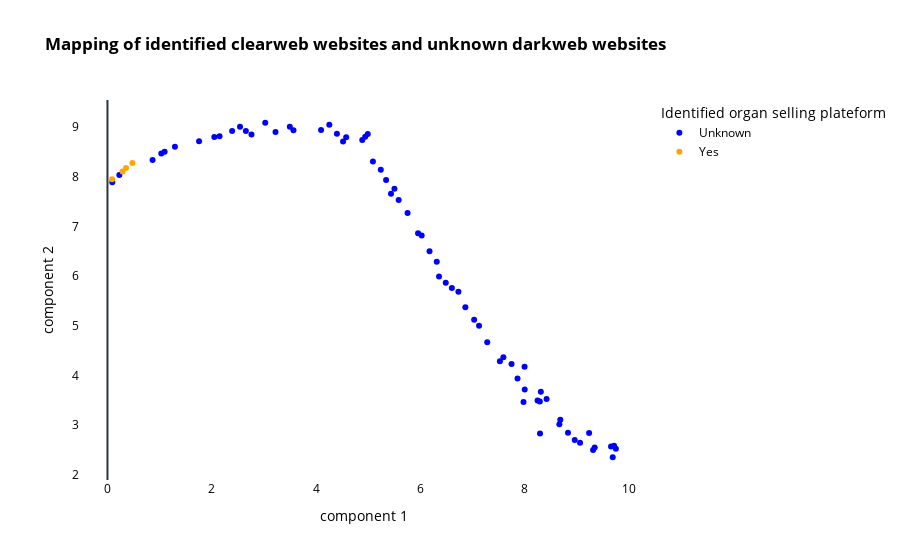

Write notebook code for a chart like this one.
### Code cell
# Create a new column for marker symbol based on the chosen IDs
results['Identified organ selling plateform'] = results['id'].apply(lambda x: 'Yes' if x in chosen_ids else 'Unknown')
fig2 = px.scatter(results, x='x', y='y', color="Identified organ selling plateform", 
                 color_discrete_map={'Yes': 'orange', 'Unknown': 'blue'}, 
                 title='<b>Mapping of identified clearweb websites and unknown darkweb websites</b>',
                 hover_data=['id', 'Topic'])
# Customize the layout
fig2.update_layout(
    plot_bgcolor='white',
    paper_bgcolor='white',
    font=dict(color='black'),  # Set text color to black
    xaxis=dict(title_text='component 1', color='black', showgrid=False),  # Set X axis label and color
    yaxis=dict(title_text='component 2', color='black',showgrid=False),  # Set Y axis label and color
)

fig2.show()
fig2.write_html('../results/graphs/with_body/scatterplot_identified5.html')

### Figure 1 — Plotly figure (JSON) as saved in the notebook; plotly's stock layout.template omitted (floating-point values rounded to 4 significant figures; data arrays with more than 128 entries replaced by an {"elided": "..."} marker saying what was removed)
{"data": [{"customdata": {"elided": "68x2 str values"}, "hovertemplate": "Identified organ selling plateform=Unknown<br>x=%{x}<br>y=%{y}<br>id=%{customdata[0]}<br>Topic=%{customdata[1]}<extra></extra>", "legendgroup": "Unknown", "marker": {"color": "blue", "symbol": "circle"}, "mode": "markers", "name": "Unknown", "orientation": "v", "showlegend": true, "x": [5.957, 4.401, 6.488, 6.605, 7.864, 7.126, 4.943, 4.096, 9.237, 4.578, 5.242, 9.344, 2.654, 8.311, 2.39, 2.05, 5.091, 6.359, 2.149, 0.09274, 8.832, 3.567, 9.75, 4.887, 3.025, 7.526, 6.864, 7.593, 9.313, 5.343, 1.293, 5.585, 8.684, 9.69, 6.177, 6.026, 0.2278, 5.438, 1.097, 9.715, 7.283, 2.542, 6.315, 8.291, 8.002, 9.063, 8.249, 3.498, 7.979, 1.757, 7.032, 2.762, 1.033, 7.75, 0.8655, 3.223, 4.992, 8.421, 5.755, 8.295, 9.657, 8.666, 7.999, 5.504, 8.961, 4.255, 4.518, 6.73], "xaxis": "x", "y": [6.863, 8.868, 5.871, 5.761, 3.943, 5.004, 8.809, 8.942, 2.845, 8.796, 8.142, 2.555, 8.924, 3.672, 8.921, 8.802, 8.31, 5.993, 8.819, 7.891, 2.85, 8.94, 2.528, 8.74, 9.089, 4.287, 5.375, 4.369, 2.502, 7.936, 8.604, 7.535, 3.11, 2.356, 6.501, 6.822, 8.039, 7.659, 8.507, 2.585, 4.671, 9.006, 6.293, 3.477, 3.722, 2.647, 3.499, 9.011, 3.47, 8.718, 5.125, 8.854, 8.47, 4.233, 8.341, 8.901, 8.864, 3.526, 7.27, 2.833, 2.572, 3.023, 4.18, 7.762, 2.702, 9.047, 8.713, 5.688], "yaxis": "y", "type": "scatter"}, {"customdata": [["2", "0"], ["3", "0"], ["1", "0"], ["4", "0"]], "hovertemplate": "Identified organ selling plateform=Yes<br>x=%{x}<br>y=%{y}<br>id=%{customdata[0]}<br>Topic=%{customdata[1]}<extra></extra>", "legendgroup": "Yes", "marker": {"color": "orange", "symbol": "circle"}, "mode": "markers", "name": "Yes", "orientation": "v", "showlegend": true, "x": [0.2891, 0.08988, 0.4788, 0.3557], "xaxis": "x", "y": [8.106, 7.95, 8.279, 8.178], "yaxis": "y", "type": "scatter"}], "layout": {"xaxis": {"anchor": "y", "domain": [0.0, 1.0], "title": {"text": "component 1"}, "color": "black", "showgrid": false}, "yaxis": {"anchor": "x", "domain": [0.0, 1.0], "title": {"text": "component 2"}, "color": "black", "showgrid": false}, "legend": {"title": {"text": "Identified organ selling plateform"}, "tracegroupgap": 0}, "title": {"text": "<b>Mapping of identified clearweb websites and unknown darkweb websites</b>"}, "font": {"color": "black"}, "plot_bgcolor": "white", "paper_bgcolor": "white"}}
